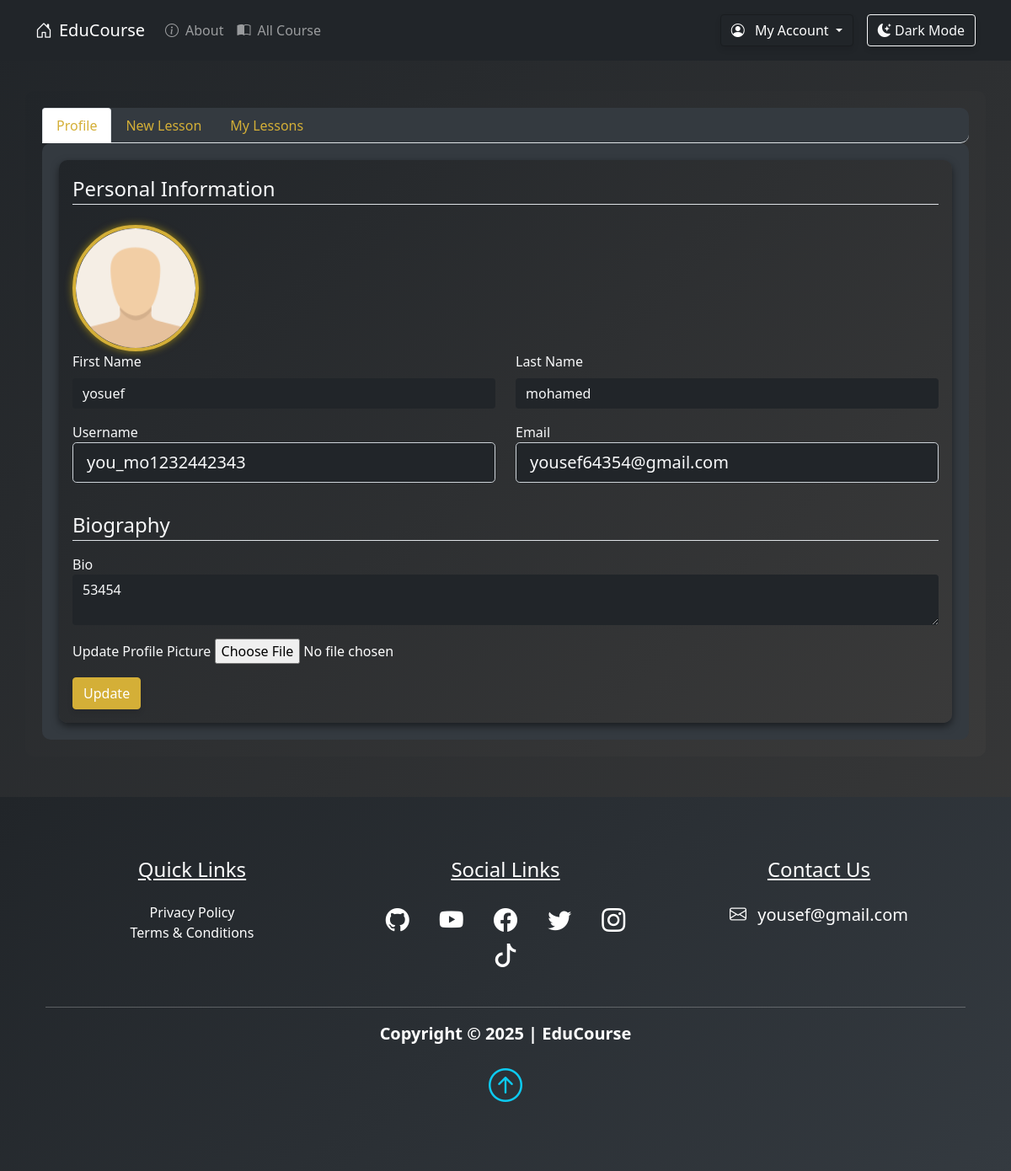
/dashboard/profile (signed in), run on the app's committed database.
### pythonic/models.py (models this page shows, shortened)
class User(db.Model, UserMixin):
    id = db.Column(db.Integer, primary_key=True)
    fname = db.Column(db.String(25), nullable=False)
    lname = db.Column(db.String(25), nullable=False)
    username = db.Column(db.String(25), unique=True, nullable=False)
    email = db.Column(db.String(125), unique=True, nullable=False)
    image_file = db.Column(db.String(20), nullable=False, default="default.png")
    bio = db.Column(db.Text, nullable=True)
    password = db.Column(db.String(60), nullable=False)
    lessons = db.relationship("Lesson", backref="author", lazy=True)

### pythonic/routes.py (the view)
@app.route("/dashboard/profile", methods=["GET", "POST"])
@login_required
def profile():
    profile_form = UpdateProfileForm()
    if profile_form.validate_on_submit():
        if profile_form.picture.data:
            picture_file = save_picture(
                profile_form.picture.data, "static/user_pics", output_size=(150, 150)
            )
            current_user.image_file = picture_file
        current_user.username = profile_form.username.data
        current_user.email = profile_form.email.data
        current_user.bio = profile_form.bio.data
        db.session.commit()
        flash("Your profile has been updated", "success")
        return redirect(url_for("profile"))
    elif request.method == "GET":
        profile_form.username.data = current_user.username
        profile_form.email.data = current_user.email
        profile_form.bio.data = current_user.bio
    image_file = url_for("static", filename=f"user_pics/{current_user.image_file}")
    return render_template(
        "profile.html",
        title="Profile",
        profile_form=profile_form,
        image_file=image_file,
        active_tab="profile",
    )

### pythonic/forms.py (shortened to what this page needs)
class UpdateProfileForm(FlaskForm):
    username = StringField(
        "Username", validators=[DataRequired(), Length(min=2, max=25)]
    )
    email = StringField("Email", validators=[DataRequired(), Email()])
    bio = TextAreaField("Bio")
    picture = FileField(
        "Update Profile Picture", validators=[FileAllowed(["jpg", "png"])]
    )
    submit = SubmitField("Update")

### pythonic/models.py (called while the page is built)
@login_manager.user_loader
def load_user(user_id):
    return User.query.get(int(user_id))

### pythonic/templates/profile.html (shortened to what this page needs)
{% extends "dashboard.html"%}
{% block profile %}
<div class="{{'tab-pane show active fade p-3' if active_tab=='profile' else 'tab-pane fade p-3'}}" id="nav-profile"
    role="tabpanel" aria-labelledby="nav-profile-tab" style="background: linear-gradient(135deg, #212529, #3a3a3a); border-radius: 10px; box-shadow: 0 4px 10px rgba(0, 0, 0, 0.5);">
    <form action=" " method="POST" enctype="multipart/form-data">
        <fieldset class='form-group'>
            <legend class='border-bottom mb-4 text-light' style="font-size: 1.5rem;">Personal Information</legend>
            <img class="rounded-circle user-img" src="{{image_file}}" alt="" style="border: 4px solid #d4af37; box-shadow: 0 0 10px rgba(255, 215, 0, 0.5);">
            <div class='form-group'>
                <div class="row mb-3">
                    <div class="col">
                        <label for="fname" class="form-label text-light">First Name</label>
                        <input class="form-control bg-dark text-light border border-0" type="text" value="{{ current_user.fname}}" readonly>
                    </div>
                    <div class="col">
                        <label for="lname" class="form-label text-light">Last Name</label>
                        <input class="form-control bg-dark text-light border border-0" type="text" value="{{ current_user.lname}}" readonly>
                    </div>
                </div>
                <div class="row mb-3">
                    <div class="col">
                        {{ profile_form.username.label(class='form-control-label text-light')}}
                        {% if profile_form.username.errors %}
                        {{ profile_form.username(class='form-control form-control-lg is-invalid bg-dark text-light')}}
                        <div class="invalid-feedback">
                            {% for error in profile_form.username.errors %}
                            <span>{{error}}</span>
                            {% endfor %}
                        </div>
                        {% else %}
                        {{ profile_form.username(class='form-control form-control-lg bg-dark text-light')}}
                        {% endif %}
                    </div>
                    <div class="col">
                        {{ profile_form.email.label(class='form-control-label text-light')}}
                        {% if profile_form.email.errors %}
                        {{ profile_form.email(class='form-control form-control-lg is-invalid bg-dark text-light')}}
                        <div class="invalid-feedback">
                            {% for error in profile_form.email.errors %}
                            <span>{{error}}</span>
                            {% endfor %}
                        </div>
                        {% else %}
                        {{ profile_form.email(class='form-control form-control-lg bg-dark text-light')}}
                        {% endif %}
                    </div>
                </div>
            </div>
        </fieldset>
        <fieldset>
            <legend class="border-bottom my-3 text-light" style="font-size: 1.5rem;">Biography</legend>
            <div class="form-group">
                <div class="my-3">
                    {{ profile_form.bio.label(class='form-control-label text-light') }}
                    {{ profile_form.bio(class='form-control bg-dark text-light border border-0') }}
                </div>
                <div class="form-group mb-3">
                    {{ profile_form.picture.label(class='text-light')}}
                    {{ profile_form.picture(class='form-control-file')}}
                </div>
                <div class="col-12">
                    <button class="btn btn-success" type="submit" style="background-color: #d4af37; border-color: #d4af37;">Update</button>
                </div>
            </div>
        </fieldset>
    </form>
</div>
{% endblock profile %}

### pythonic/static/main.css (style rules this page uses)
body::before { display: block; content: ''; height: 60px; }
.user-img { height: 150px; width: 150px; margin-right: 8px; }

### pythonic/static/styles.css (style rules this page uses)
.btn, .dropdown-menu { box-shadow: 0 4px 6px rgba(0, 0, 0, 0.1); }

### pythonic/templates/dashboard.html (style rules this page uses)
body { background: linear-gradient(135deg, #212529, #3a3a3a); color: #fff; }

### data on the page
User: fname "yosuef", lname "mohamed", username "you_mo1232442343", email "yousef64354@gmail.com", bio "53454"

### other printed values
{{ profile_form.username.label(class='form-control-label text-light') }} "Username"
{{ profile_form.email.label(class='form-control-label text-light') }} "Email"
{{ profile_form.bio.label(class='form-control-label text-light') }} "Bio"
{{ profile_form.picture.label(class='text-light') }} "Update Profile Picture"
